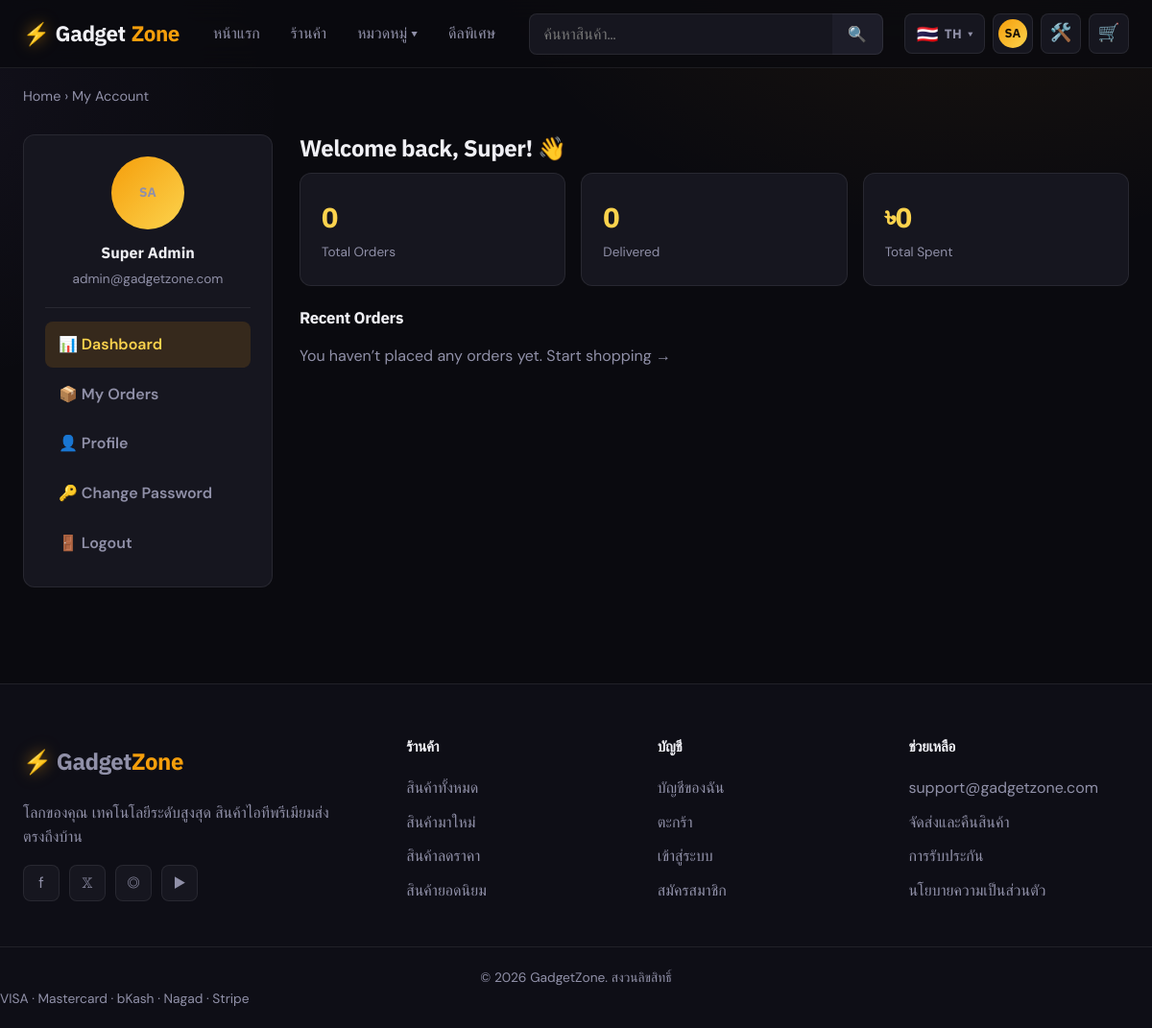
Screenshot of /pages/myaccount.php (signed in) with the database file from the repository.
### tables this page shows
CREATE TABLE IF NOT EXISTS users (
    id         INT AUTO_INCREMENT PRIMARY KEY,
    first_name VARCHAR(80)  NOT NULL,
    last_name  VARCHAR(80)  NOT NULL,
    email      VARCHAR(150) NOT NULL UNIQUE,
    password   VARCHAR(255) NOT NULL,
    phone      VARCHAR(20),
    address    TEXT,
    city       VARCHAR(100),
    avatar     VARCHAR(255) DEFAULT NULL,
    role       ENUM('member','admin','super_admin') DEFAULT 'member',
    created_at TIMESTAMP DEFAULT CURRENT_TIMESTAMP
);

### includes/lang.php (called while the page is built, shortened)
<?php
function gz_currentLang(): string
{
    return $_SESSION['lang'] ?? 'th';
}
function t(string $key, array $vars = []): string
{
    static $dict = null;
    if ($dict === null) { $dict = gz_translations(); }
    $lang = gz_currentLang();
    $str = $dict[$lang][$key] ?? $dict['en'][$key] ?? $key;
    return $str;
}

### includes/functions.php (called while the page is built, shortened)
<?php
function e($data)
{
    return htmlspecialchars((string)$data, ENT_QUOTES, 'UTF-8');
}
function isLoggedIn()
{
    return isset($_SESSION['user_id']) && (int)$_SESSION['user_id'] > 0;
}
function getCurrentUser()
{
    global $conn;
    $id   = (int)$_SESSION['user_id'];
    $stmt = $conn->prepare("SELECT * FROM users WHERE id=? LIMIT 1");
    $stmt->bind_param('i', $id);
    $stmt->execute();
    $user = $stmt->get_result()->fetch_assoc();
    return $user ?: null;
}
function initials($first, $last = '')
{
    $a = mb_substr(trim($first), 0, 1);
    $b = mb_substr(trim($last), 0, 1);
    return strtoupper($a . $b) ?: 'U';
}
    ob_start(); ?>

### includes/db.php (called while the page is built, shortened)
<?php
$conn = mysqli_init();
$conn->set_charset('utf8mb4');
function url($path = '')
{
    return BASE_URL . '/' . ltrim($path, '/');
}
require_once __DIR__ . '/currency.php';
require_once __DIR__ . '/functions.php';
require_once __DIR__ . '/lang.php';

### includes/currency.php (called while the page is built, shortened)
<?php
function getActiveCurrency()
{
    if (isset($_SESSION['_cur_cache']) && is_array($_SESSION['_cur_cache'])) {
        return $_SESSION['_cur_cache'];
    }
    $cur = compact('code', 'symbol', 'name', 'rate', 'decimals', 'after');
    return $cur;
}
function convertAmount($bdt)
{
    $cur = getActiveCurrency();
    return (float)$bdt * $cur['rate'];
}
function formatPrice($bdt)
{
    $cur     = getActiveCurrency();
    $value   = convertAmount($bdt);
    $number  = number_format($value, $cur['decimals']);
    return $cur['after']
        ? $number . ' ' . $cur['symbol']
        : $cur['symbol'] . $number;
}

### pages/myaccount.php (the view, shortened to what this page needs)
<?php
require_once __DIR__ . '/../includes/db.php';
$user = getCurrentUser();
$tab  = $_GET['tab'] ?? 'dashboard';
function fetchOrders($conn, $uid, $limit = null)
{
    $sql = "SELECT o.*, (SELECT COUNT(*) FROM order_items oi WHERE oi.order_id=o.id) AS item_count
            FROM orders o WHERE o.user_id=? ORDER BY o.created_at DESC";
    $stmt = $conn->prepare($sql);
    $stmt->bind_param('i', $uid);
    $stmt->execute();
    $rows = $stmt->get_result()->fetch_all(MYSQLI_ASSOC);
    return $rows;
}
$allOrders = fetchOrders($conn, $user['id']);
$totalOrders = count($allOrders);
$delivered = count(array_filter($allOrders, fn($o) => $o['status'] === 'delivered'));
$totalSpent = array_sum(array_column($allOrders, 'total_amount'));
$recent = array_slice($allOrders, 0, 5);
$avatarUrl = $user['avatar'] ? url('assets/uploads/avatars/' . $user['avatar']) : '';
require_once __DIR__ . '/../includes/header.php';
?>
<div class="container">
    <nav class="breadcrumb"><a href="<?= url('index.php') ?>">Home</a> › <span>My Account</span></nav>
    <div class="account-layout">
        <aside class="account-sidebar">
            <div class="account-user">
                <?php if ($avatarUrl): ?>
                    <img class="account-avatar-img" src="<?= e($avatarUrl) ?>" alt="avatar">
                <?php else: ?>
                    <span class="account-avatar"><?= e(initials($user['first_name'], $user['last_name'])) ?></span>
                <?php endif; ?>
                <strong><?= e($user['first_name'] . ' ' . $user['last_name']) ?></strong>
                <span><?= e($user['email']) ?></span>
            </div>
            <nav class="account-nav">
                <a href="?tab=dashboard" class="<?= $tab==='dashboard'?'active':'' ?>">📊 Dashboard</a>
                <a href="?tab=orders"    class="<?= $tab==='orders'?'active':'' ?>">📦 My Orders</a>
                <a href="?tab=profile"   class="<?= $tab==='profile'?'active':'' ?>">👤 Profile</a>
                <a href="?tab=password"  class="<?= $tab==='password'?'active':'' ?>">🔑 Change Password</a>
                <a href="<?= url('pages/logout.php') ?>" class="logout-link">🚪 Logout</a>
            </nav>
        </aside>
        <section class="account-content">
            <?php if ($tab === 'dashboard'): ?>
                <h2>Welcome back, <?= e($user['first_name']) ?>! 👋</h2>
                <div class="stat-cards">
                    <div class="stat-card"><span class="stat-num"><?= $totalOrders ?></span><span class="stat-label">Total Orders</span></div>
                    <div class="stat-card"><span class="stat-num"><?= $delivered ?></span><span class="stat-label">Delivered</span></div>
                    <div class="stat-card"><span class="stat-num"><?= formatPrice($totalSpent) ?></span><span class="stat-label">Total Spent</span></div>
                </div>
                <h3 class="block-title">Recent Orders</h3>
                <?php if ($recent): ?>
                    <div class="table-wrap">
                    <table class="data-table">
                        <thead><tr><th>Order #</th><th>Date</th><th>Total</th><th>Status</th><th>Payment</th></tr></thead>
                        <tbody>
                        <?php foreach ($recent as $o): ?>
                            <tr>
                                <td><?= e($o['order_number']) ?></td>
                                <td><?= date('M j, Y', strtotime($o['created_at'])) ?></td>
                                <td><?= formatPrice($o['total_amount']) ?></td>
                                <td><span class="status-badge sb-<?= statusColor($o['status']) ?>"><?= ucfirst($o['status']) ?></span></td>
                                <td><?= e($o['payment_method']) ?></td>
                            </tr>
                        <?php endforeach; ?>
                        </tbody>
                    </table>
                    </div>
                <?php else: ?>
                    <p class="muted">You haven’t placed any orders yet. <a href="<?= url('pages/shop.php') ?>">Start shopping →</a></p>
                <?php endif; ?>
            <?php endif; ?>
        </section>
    </div>
</div>
<?php require_once __DIR__ . '/../includes/footer.php'; ?>

### includes/header.php (shortened to what this page needs)
<?php
$__user      = getCurrentUser();
$__cssVer = @filemtime(__DIR__ . '/../assets/css/style.css') ?: time();
?>
<?php
$__lang = gz_currentLang();
?>
<!DOCTYPE html>
<html lang="<?= e($__lang) ?>">
<head>
    <link rel="stylesheet" href="<?= url('assets/css/style.css') ?>?v=<?= $__cssVer ?>">
</head>
<body data-base="<?= e(BASE_URL) ?>" data-lang="<?= e($__lang) ?>">
<header class="site-header">
    <div class="container header-inner">
        <a class="brand" href="<?= url('index.php') ?>">
            <span class="brand-mark">⚡</span> Gadget<span class="brand-accent">Zone</span>
        </a>
        <nav class="main-nav" id="mainNav">
            <a href="<?= url('index.php') ?>"><?= e(t('nav.home')) ?></a>
            <a href="<?= url('pages/shop.php') ?>"><?= e(t('nav.shop')) ?></a>
            <div class="nav-dropdown">
                <a href="<?= url('pages/shop.php') ?>"><?= e(t('nav.categories')) ?> ▾</a>
            </div>
            <a href="<?= url('pages/shop.php?badge=SALE') ?>"><?= e(t('nav.deals')) ?></a>
        </nav>
        <form class="header-search" action="<?= url('pages/shop.php') ?>" method="GET" role="search">
            <input type="search" name="search" placeholder="<?= e(t('nav.search')) ?>"
                   value="<?= isset($_GET['search']) ? e($_GET['search']) : '' ?>" aria-label="Search">
            <button type="submit" aria-label="Search">🔍</button>
        </form>
        <div class="header-actions">
            <div class="lang-dropdown" id="langDropdown">
                <button type="button" class="lang-trigger" id="langTrigger" aria-haspopup="true" aria-expanded="false">
                    <span class="lang-flag"><?= $__lang === 'th' ? '🇹🇭' : '🇬🇧' ?></span>
                    <span class="lang-code"><?= $__lang === 'th' ? 'TH' : 'EN' ?></span>
                    <span class="lang-caret">▾</span>
                </button>
            </div>
            <?php if ($__user): ?>
                <a class="icon-btn" href="<?= url('pages/myaccount.php') ?>" title="<?= e(t('nav.account')) ?>">
                    <span class="avatar-mini"><?= e(initials($__user['first_name'], $__user['last_name'])) ?></span>
                </a>
                <?php if (in_array($__user['role'], ['admin','super_admin'], true)): ?>
                    <a class="icon-btn admin-link" href="<?= url('admin/index.php') ?>" title="<?= e(t('nav.admin')) ?>">🛠️</a>
                <?php endif; ?>
            <?php else: ?>
                <a class="icon-btn" href="<?= url('pages/login.php') ?>" title="<?= e(t('nav.login')) ?>">👤</a>
            <?php endif; ?>
            <a class="icon-btn cart-link" href="<?= url('pages/cart.php') ?>" title="<?= e(t('nav.cart')) ?>">
                🛒
            </a>
        </div>
    </div>
</header>
<main class="site-main">

### rows the page displays
users: first_name+last_name "SA", initials($user['first_name'], $user['last_name']) "SA", first_name+last_name "Super Admin", email "admin@gadgetzone.com", first_name "Super"

### other values shown
t('nav.home') "หน้าแรก"
t('nav.shop') "ร้านค้า"
t('nav.categories') "หมวดหมู่"
t('nav.deals') "ดีลพิเศษ"
$totalOrders "0"
$delivered "0"
formatPrice($totalSpent) "৳0"
t('footer.tagline') "โลกของคุณ เทคโนโลยีระดับสูงสุด สินค้าไอทีพรีเมียมส่งตรงถึงบ้าน"
t('footer.shop.title') "ร้านค้า"
t('footer.shop.all') "สินค้าทั้งหมด"
t('footer.shop.new') "สินค้ามาใหม่"
t('footer.shop.sale') "สินค้าลดราคา"
t('footer.shop.hot') "สินค้ายอดนิยม"
t('footer.acc.title') "บัญชี"
t('footer.acc.my') "บัญชีของฉัน"
